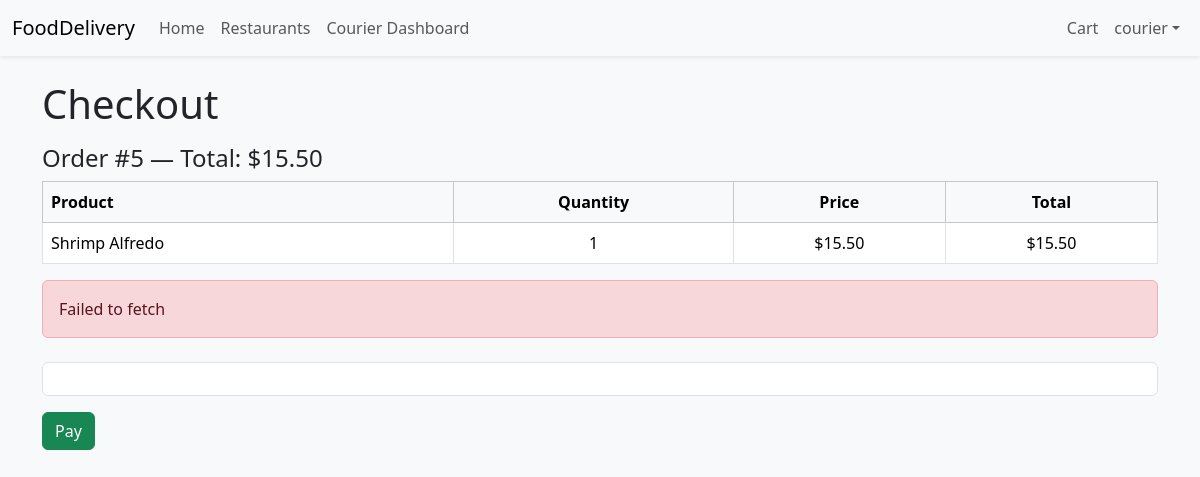
/orders/checkout/5/pay/ (signed in), run on the app's committed database.
### accounts/models.py (models this page shows, shortened)
class User(AbstractUser):
    ROLE_CUSTOMER = 'customer'
    ROLE_COURIER = 'courier'
    ROLE_OWNER = 'owner'
    ROLE_ADMIN = 'admin'
    ROLE_CHOICES: list[tuple[str, str]] = [
        (ROLE_CUSTOMER, 'Customer'),
        (ROLE_COURIER, 'Courier'),
        (ROLE_OWNER, 'Owner'),
        (ROLE_ADMIN, 'Administrator'),
    ]
    role = models.CharField(
        max_length=20,
        choices=ROLE_CHOICES,
        default=ROLE_CUSTOMER,
        help_text='Designates the role of the user in the platform.'
    )
    def is_courier(self) -> bool:
        return self.role == self.ROLE_COURIER
    def is_owner(self) -> bool:
        return self.role == self.ROLE_OWNER
    def is_admin(self) -> bool:
        return self.role == self.ROLE_ADMIN or self.is_superuser

### orders/models.py (models this page shows, shortened)
class Order(models.Model):
    STATUS_PENDING = 'pending'
    STATUS_CONFIRMED = 'confirmed'
    STATUS_PICKED_UP = 'picked_up'
    STATUS_CANCELED = 'canceled'
    STATUS_DELIVERED = 'delivered'
    STATUS_CHOICES: list[tuple[str, str]] = [
        (STATUS_PENDING, 'Pending'),
        (STATUS_CONFIRMED, 'Confirmed'),
        (STATUS_PICKED_UP, 'Picked up'),
        (STATUS_DELIVERED, 'Delivered'),
        (STATUS_CANCELED, 'Canceled'),
    ]
    user = models.ForeignKey(
        settings.AUTH_USER_MODEL,
        on_delete=models.CASCADE,
        related_name='orders',
        help_text='The customer who placed the order',
    )
    restaurant = models.ForeignKey(
        Restaurant,
        on_delete=models.CASCADE,
        related_name='orders',
        help_text='Restaurant that will fulfil the order',
    )
    courier = models.ForeignKey(
        settings.AUTH_USER_MODEL,
        on_delete=models.SET_NULL,
        related_name='deliveries',
        null=True,
        blank=True,
        help_text='Courier assigned to deliver the order',
    )
    status = models.CharField(
        max_length=20,
        choices=STATUS_CHOICES,
        default=STATUS_PENDING,
        help_text='Current status of the order',
    )
    subtotal = models.DecimalField(
        max_digits=10,
        decimal_places=2,
        default=Decimal('0.00'),
        help_text='Sum of line totals before delivery fees',
    )
    delivery_fee = models.DecimalField(
        max_digits=10,
        decimal_places=2,
        default=Decimal('0.00'),
        help_text='Delivery fee applied to the order',
    )
    total = models.DecimalField(
        max_digits=10,
        decimal_places=2,
        default=Decimal('0.00'),
        help_text='Grand total including fees',
    )
    created_at = models.DateTimeField(auto_now_add=True)
    updated_at = models.DateTimeField(auto_now=True)
    class Meta:
        ordering = ['-created_at']

### restaurants/models.py (models this page shows, shortened)
class Product(models.Model):
    restaurant = models.ForeignKey(
        Restaurant,
        on_delete=models.CASCADE,
        related_name='products',
        help_text='Restaurant that offers this product',
    )
    name = models.CharField(max_length=255)
    description = models.TextField(blank=True)
    price = models.DecimalField(max_digits=8, decimal_places=2)
    quantity = models.PositiveIntegerField(default=0)
    category = models.CharField(max_length=100, blank=True)
    image = models.ImageField(upload_to='products/', blank=True, null=True)
    is_available = models.BooleanField(default=True)
    created_at = models.DateTimeField(auto_now_add=True)
    updated_at = models.DateTimeField(auto_now=True)
    class Meta:
        ordering = ['name']

### orders/views.py (the view)
# urls.py: path('checkout/<int:order_id>/pay/', CheckoutPaymentView.as_view(), name='checkout_pay'),
class CheckoutPaymentView(LoginRequiredMixin, View):
    template_name = 'orders/checkout.html'
    def get(self, request: HttpRequest, order_id: int) -> HttpResponse:
        order = get_object_or_404(Order, pk=order_id, user=request.user)
        items = []
        for item in order.items.select_related('product').all():
            line_total = item.price_at_time * item.quantity
            items.append(
                {
                    'product': item.product,
                    'quantity': item.quantity,
                    'line_total': line_total,
                    'price_each': item.price_at_time,
                }
            )
        return render(
            request,
            self.template_name,
            {
                'order': order,
                'items': items,
                'subtotal': order.total,
                'STRIPE_PUBLIC_KEY': getattr(settings, 'STRIPE_PUBLIC_KEY', ''),
            },
        )

### core/context_processors.py (called while the page is built)
def stripe_public_key(request):
    return {
        'STRIPE_PUBLIC_KEY': getattr(settings, 'STRIPE_PUBLIC_KEY', '')
    }

### templates/orders/checkout.html (shortened to what this page needs)
{% extends 'base.html' %}
{% block content %}
<div class="container">
  <h1 class="mb-3">Checkout</h1>
  {% if order %}
    <h4 class="mb-2">Order #{{ order.id }} — Total: ${{ order.total }}</h4>
    <table class="table table-bordered">
      <thead class="table-light">
        <tr>
          <th>Product</th>
          <th class="text-center">Quantity</th>
          <th class="text-center">Price</th>
          <th class="text-center">Total</th>
        </tr>
      </thead>
      <tbody>
        {% for item in items %}
          <tr>
            <td>{{ item.product.name }}</td>
            <td class="text-center">{{ item.quantity }}</td>
            <td class="text-center">${{ item.product.price }}</td>
            <td class="text-center">${{ item.line_total }}</td>
          </tr>
        {% endfor %}
      </tbody>
    </table>
    <div id="payment-errors" class="alert alert-danger d-none"></div>
    <div id="payment-section" class="mt-4">
      <div id="card-element" class="border rounded p-3 bg-white"></div>
      <button id="confirm-payment" class="btn btn-success mt-3">Pay</button>
    </div>
  {% endif %}
</div>
{% endblock %}

### templates/base.html (shortened to what this page needs)
{% load static %}
<!DOCTYPE html>
<html lang="en">
<head>
  <link href="https://cdn.jsdelivr.net/npm/bootstrap@5.3.2/dist/css/bootstrap.min.css" rel="stylesheet">
  <link rel="stylesheet" href="{% static 'css/styles.css' %}">
  <link rel="stylesheet" href="https://cdn.jsdelivr.net/npm/bootstrap-icons@1.10.5/font/bootstrap-icons.css">
</head>
<body>
<nav class="navbar navbar-expand-lg navbar-light bg-light shadow-sm">
  <div class="container-fluid">
    <a class="navbar-brand" href="{% url 'home' %}">FoodDelivery</a>
    <div class="collapse navbar-collapse" id="navbarSupportedContent">
      <ul class="navbar-nav me-auto mb-2 mb-lg-0">
        <li class="nav-item"><a class="nav-link" href="{% url 'home' %}">Home</a></li>
        <li class="nav-item"><a class="nav-link" href="{% url 'restaurants:list' %}">Restaurants</a></li>
        {% if user.is_authenticated %}
          {% if user.is_courier %}
            <li class="nav-item"><a class="nav-link" href="{% url 'orders:courier_dashboard' %}">Courier Dashboard</a></li>
          {% endif %}
        {% endif %}
      </ul>
      <ul class="navbar-nav mb-2 mb-lg-0">
        {% if user.is_authenticated %}
          <li class="nav-item"><a class="nav-link" href="{% url 'orders:cart' %}">Cart</a></li>
          <li class="nav-item dropdown">
            <a class="nav-link dropdown-toggle" href="#" id="userMenu" role="button" data-bs-toggle="dropdown"
               aria-expanded="false">{{ user.get_full_name|default:user.username }}</a>
          </li>
        {% else %}
          <li class="nav-item"><a class="nav-link" href="{% url 'accounts:login' %}">Login</a></li>
          <li class="nav-item"><a class="nav-link" href="{% url 'accounts:register' %}">Register</a></li>
        {% endif %}
      </ul>
    </div>
  </div>
</nav>
<main class="py-4">
  {% block content %}{% endblock %}
</main>
</body>
</html>

### static/css/styles.css (style rules this page uses)
body { background-color: #f8f9fa; }
main { min-height: 80vh; }

### data on the page
User: get_full_name "courier"
Order: id "5", total "15.50"
Product: product.name "Shrimp Alfredo", quantity "1", product.price "15.50", line_total "15.50"
